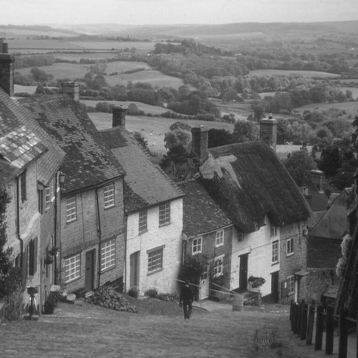
#> input picture images/city.png, 358 x 358 px, shrunk from 512 x 512 before the run
$ python transforma_intens.py
#> lines starting #> are read from the running program, lines starting #| are printed output that depends on the picture
import matplotlib.pyplot as plt
from skimage import io
import numpy as np
from utils import plot_image

city = plt.imread('images/city.png')
#> city is the input picture: shape (358, 358) float32; min 0.0784, max 0.922, mean 0.44

# Negativo
negative_city = abs(city-255)

# Redução de intensidade
city_100_200 = np.clip(city, 100, 200)
#> city_100_200: shape (358, 358) float32; every value is 100

# Inversão das linhas pares
linha_0 = city[0, :]
#> linha_0 = 358 values, max 0.922 at index 36, min 0.78 at index 352, mean 0.888
linha_0_reverse = linha_0[::-1]
#> linha_0_reverse = 358 values, max 0.922 at index 246, min 0.78 at index 1, mean 0.888

# Atribui o reverso das linhas pares para as linhas pares
city_pair_reverse = city.copy()
city_pair_reverse[::2, :] = city_pair_reverse[::2, ::-1]
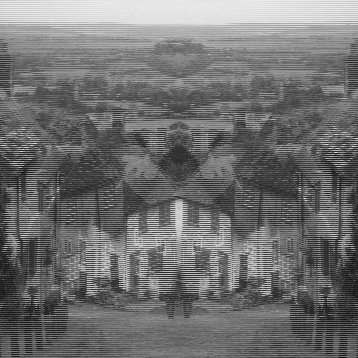
#> city_pair_reverse: shape (358, 358) float32; min 0.0784, max 0.922, mean 0.44

# Espelhamento horizontal
city_reflex_full = city.copy()
city_half_size = city.shape[0] // 2
#> city_half_size = 179
city_reflex_half = city[:city_half_size, :]
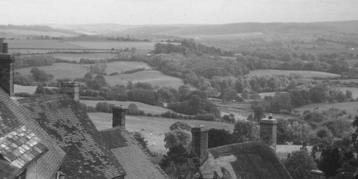
#> city_reflex_half: shape (179, 358) float32; min 0.0941, max 0.922, mean 0.496
city_reflex_half = city_reflex_half[::-1, :]
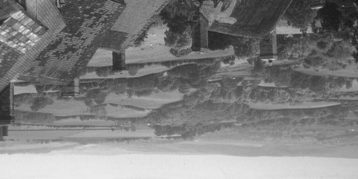
#> city_reflex_half: shape (179, 358) float32; min 0.0941, max 0.922, mean 0.496
city_reflex_full[city_half_size:, :] = city_reflex_half
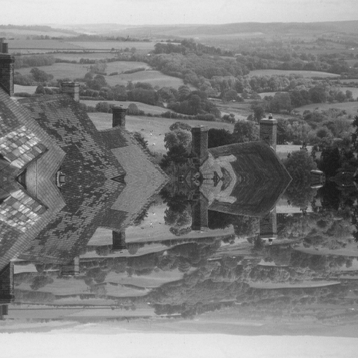
#> city_reflex_full: shape (358, 358) float32; min 0.0941, max 0.922, mean 0.496

# Espelhamento vertical
city_upside = city[::-1, :]
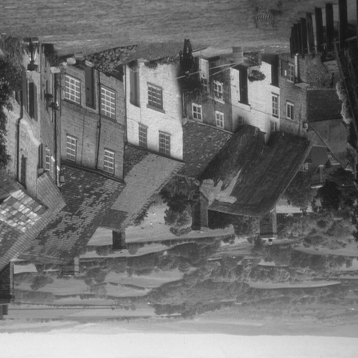
#> city_upside: shape (358, 358) float32; min 0.0784, max 0.922, mean 0.44

$ run again, with images/1970_copa_pele_abraco.png copied over images/city.png
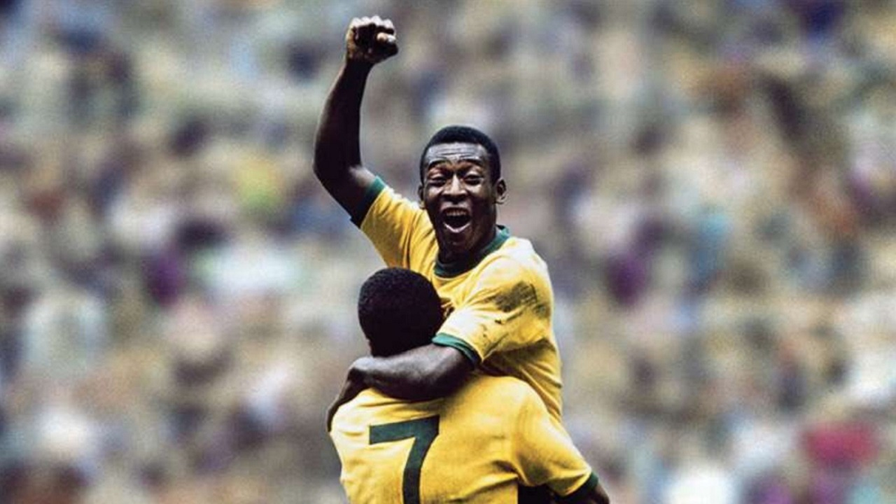
#> input picture images/1970_copa_pele_abraco.png, 896 x 504 px, shrunk from 1280 x 720 before the run
#> city is the input picture: shape (504, 896, 3) float32; mean R, G, B 0.558, 0.536, 0.501
#> city_100_200: shape (504, 896, 3) float32; every value is 100
#> linha_0 = 896 rows, first 8: [0.11, 0.0745, 0.169], [0.106, 0.0784, 0.173], [0.11, 0.0902, 0.184], [0.11, 0.0824, 0.188], [0.114, 0.0941, 0.2], [0.122, 0.11, 0.216], [0.133, 0.122, 0.235], [0.133, 0.129, 0.251]
#> linha_0_reverse = 896 rows, first 8: [0.494, 0.478, 0.435], [0.482, 0.467, 0.424], [0.471, 0.455, 0.412], [0.455, 0.435, 0.396], [0.435, 0.427, 0.38], [0.424, 0.42, 0.373], [0.42, 0.412, 0.365], [0.404, 0.396, 0.349]
#> `city_reflex_half = city_reflex_half[::-1, :]`:
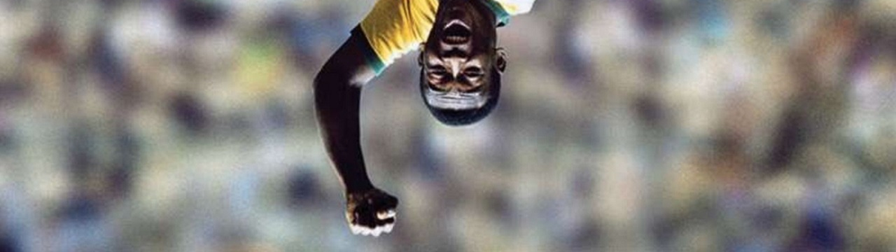
#> city_reflex_half: shape (252, 896, 3) float32; mean R, G, B 0.52, 0.509, 0.495
#> `city_upside = city[::-1, :]`:
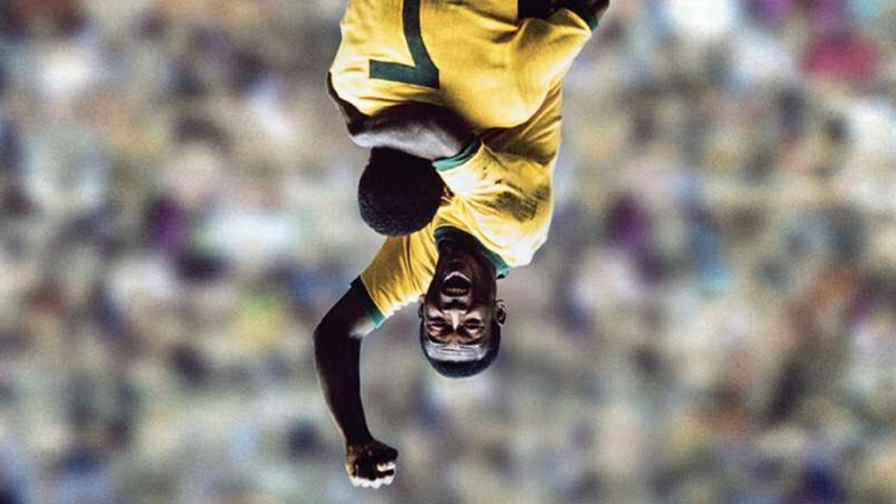
#> city_upside: shape (504, 896, 3) float32; mean R, G, B 0.558, 0.536, 0.501

$ run again, with images/BRONZE_Ngar-Shun-Victor-Wong_The-safari-beauty.png copied over images/city.png
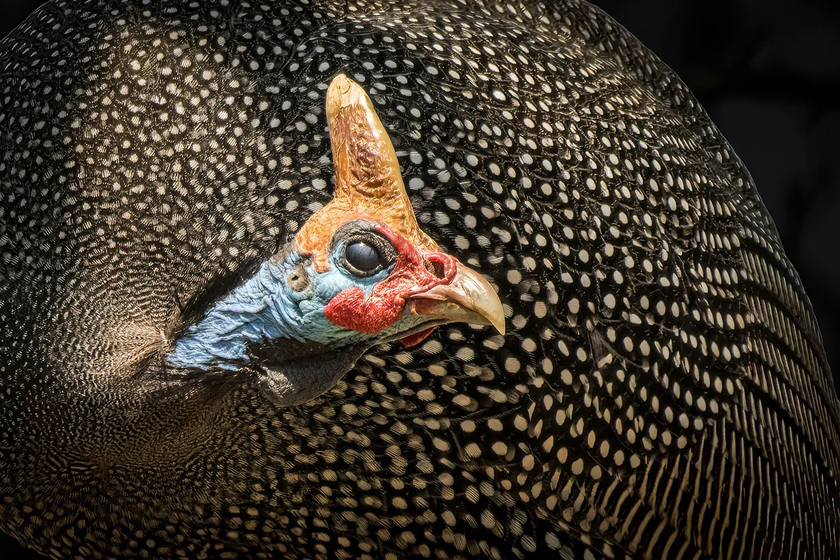
#> input picture images/BRONZE_Ngar-Shun-Victor-Wong_The-safari-beauty.png, 840 x 560 px, shrunk from 1200 x 800 before the run
#> city is the input picture: shape (560, 840, 3) float32; mean R, G, B 0.247, 0.214, 0.17
#> city_100_200: shape (560, 840, 3) float32; every value is 100
#> linha_0 = 840 rows, first 8: [0.0392, 0.0431, 0.0314], [0.0392, 0.0431, 0.0314], [0.0392, 0.0431, 0.0314], [0.0392, 0.0431, 0.0314], [0.0392, 0.0431, 0.0314], [0.0431, 0.0431, 0.0353], [0.0471, 0.0471, 0.0392], [0.0471, 0.0471, 0.0392]
#> linha_0_reverse = 840 rows, first 8: [0.0118, 0.0118, 0.0118], [0.0118, 0.0118, 0.0118], [0.0118, 0.0118, 0.0118], [0.0118, 0.0118, 0.0118], [0.0118, 0.0118, 0.0118], [0.0118, 0.0118, 0.0118], [0.0118, 0.0118, 0.0118], [0.0118, 0.0118, 0.0118]
#> `city_reflex_half = city_reflex_half[::-1, :]`:
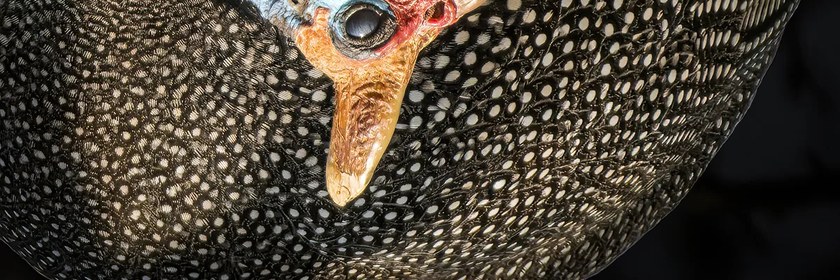
#> city_reflex_half: shape (280, 840, 3) float32; mean R, G, B 0.28, 0.247, 0.201
#> `city_upside = city[::-1, :]`:
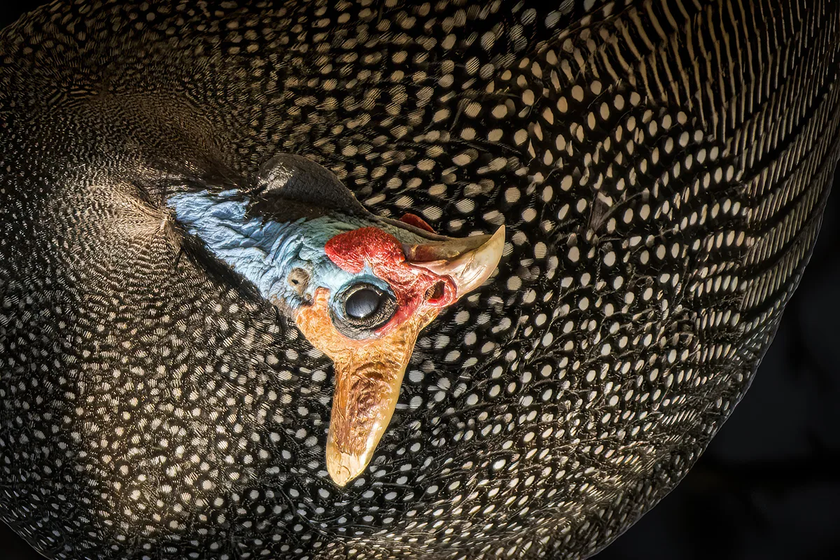
#> city_upside: shape (560, 840, 3) float32; mean R, G, B 0.247, 0.214, 0.17

$ run again, with images/SILVER_Jules-Oldroyd_She-who-dares.png copied over images/city.png
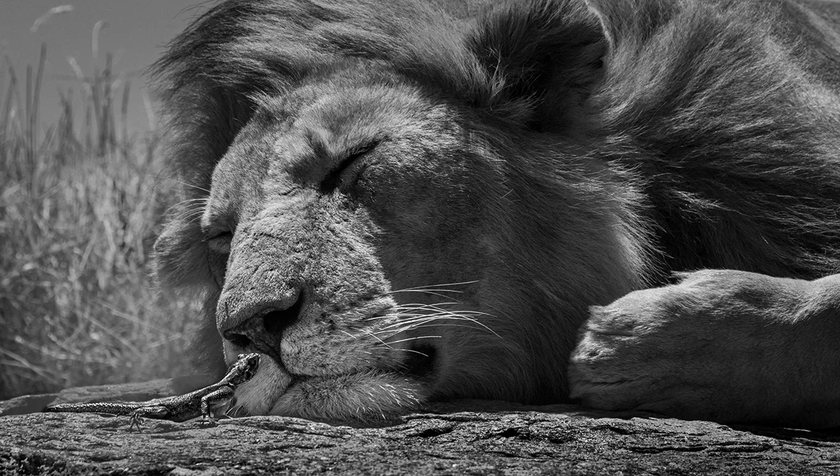
#> input picture images/SILVER_Jules-Oldroyd_She-who-dares.png, 840 x 476 px, shrunk from 1200 x 680 before the run
#> city is the input picture: shape (476, 840, 3) float32; mean R, G, B 0.311, 0.311, 0.311
#> city_100_200: shape (476, 840, 3) float32; every value is 100
#> linha_0 = 840 rows, first 8: [0.424, 0.424, 0.424], [0.424, 0.424, 0.424], [0.427, 0.427, 0.427], [0.443, 0.443, 0.443], [0.427, 0.427, 0.427], [0.431, 0.431, 0.431], [0.447, 0.447, 0.447], [0.427, 0.427, 0.427]
#> linha_0_reverse = 840 rows, first 8: [0.525, 0.525, 0.525], [0.529, 0.529, 0.529], [0.545, 0.545, 0.545], [0.529, 0.529, 0.529], [0.522, 0.522, 0.522], [0.518, 0.518, 0.518], [0.522, 0.522, 0.522], [0.518, 0.518, 0.518]
#> `city_reflex_half = city_reflex_half[::-1, :]`:
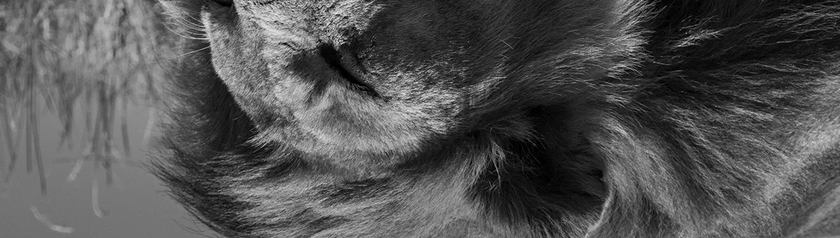
#> city_reflex_half: shape (238, 840, 3) float32; mean R, G, B 0.326, 0.326, 0.326
#> `city_upside = city[::-1, :]`:
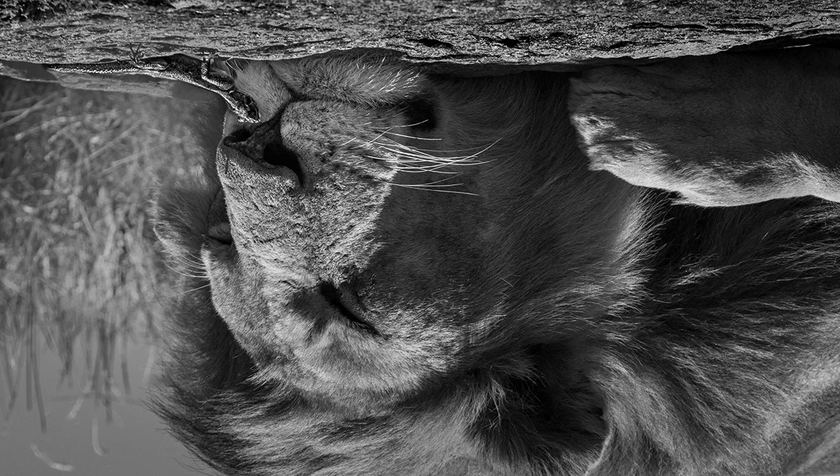
#> city_upside: shape (476, 840, 3) float32; mean R, G, B 0.311, 0.311, 0.311
